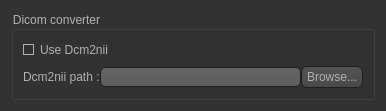
<?xml version="1.0" encoding="UTF-8"?>
<ui version="4.0">
 <class>QtDcmDcm2niiSettingsWidget</class>
 <widget class="QWidget" name="QtDcmDcm2niiSettingsWidget">
  <property name="geometry">
   <rect>
    <x>0</x>
    <y>0</y>
    <width>386</width>
    <height>111</height>
   </rect>
  </property>
  <property name="minimumSize">
   <size>
    <width>0</width>
    <height>111</height>
   </size>
  </property>
  <property name="maximumSize">
   <size>
    <width>16777215</width>
    <height>111</height>
   </size>
  </property>
  <property name="windowTitle">
   <string>Form</string>
  </property>
  <property name="styleSheet">
   <string notr="true">* {
	font: 10pt &quot;Lucida Sans&quot;;
}

QToolTip
{
     border: 1px solid black;
     background-color: #ffa02f;
     padding: 1px;
     border-radius: 3px;
     opacity: 100;
}

QWidget
{
    color: #b1b1b1;
    background-color: #323232;
}

QWidget:item:hover
{
    background-color: QLinearGradient( x1: 0, y1: 0, x2: 0, y2: 1, stop: 0 #ffa02f, stop: 1 #ca0619);
    color: #000000;
}

QWidget:item:selected
{
    background-color: QLinearGradient( x1: 0, y1: 0, x2: 0, y2: 1, stop: 0 #ffa02f, stop: 1 #d7801a);
}

QMenuBar::item
{
    background: transparent;
}

QMenuBar::item:selected
{
    background: transparent;
    border: 1px solid #ffaa00;
}

QMenuBar::item:pressed
{
    background: #444;
    border: 1px solid #000;
    background-color: QLinearGradient(
        x1:0, y1:0,
        x2:0, y2:1,
        stop:1 #212121,
        stop:0.4 #343434/*,
        stop:0.2 #343434,
        stop:0.1 #ffaa00*/
    );
    margin-bottom:-1px;
    padding-bottom:1px;
}

QMenu
{
    border: 1px solid #000;
}

QMenu::item
{
    padding: 2px 20px 2px 20px;
}

QMenu::item:selected
{
    color: #000000;
}

QWidget:disabled
{
    color: #404040;
    background-color: #323232;
}

QAbstractItemView
{
    background-color: QLinearGradient( x1: 0, y1: 0, x2: 0, y2: 1, stop: 0 #4d4d4d, stop: 0.1 #646464, stop: 1 #5d5d5d);
}

QWidget:focus
{
    /*border: 2px solid QLinearGradient( x1: 0, y1: 0, x2: 0, y2: 1, stop: 0 #ffa02f, stop: 1 #d7801a);*/
}

QLineEdit
{
    background-color: QLinearGradient( x1: 0, y1: 0, x2: 0, y2: 1, stop: 0 #4d4d4d, stop: 0 #646464, stop: 1 #5d5d5d);
    padding: 1px;
    border-style: solid;
    border: 1px solid #1e1e1e;
    border-radius: 5;
}

QPushButton
{
    color: #b1b1b1;
    background-color: QLinearGradient( x1: 0, y1: 0, x2: 0, y2: 1, stop: 0 #565656, stop: 0.1 #525252, stop: 0.5 #4e4e4e, stop: 0.9 #4a4a4a, stop: 1 #464646);
    border-width: 1px;
    border-color: #1e1e1e;
    border-style: solid;
    border-radius: 6;
    padding: 3px;
    font-size: 12px;
    padding-left: 5px;
    padding-right: 5px;
}

QPushButton:pressed
{
    background-color: QLinearGradient( x1: 0, y1: 0, x2: 0, y2: 1, stop: 0 #2d2d2d, stop: 0.1 #2b2b2b, stop: 0.5 #292929, stop: 0.9 #282828, stop: 1 #252525);
}

QComboBox
{
    selection-background-color: #ffaa00;
    background-color: QLinearGradient( x1: 0, y1: 0, x2: 0, y2: 1, stop: 0 #565656, stop: 0.1 #525252, stop: 0.5 #4e4e4e, stop: 0.9 #4a4a4a, stop: 1 #464646);
    border-style: solid;
    border: 1px solid #1e1e1e;
    border-radius: 5;
}

QComboBox:hover,QPushButton:hover
{
    border: 2px solid QLinearGradient( x1: 0, y1: 0, x2: 0, y2: 1, stop: 0 #ffa02f, stop: 1 #d7801a);
}


QComboBox:on
{
    padding-top: 3px;
    padding-left: 4px;
    background-color: QLinearGradient( x1: 0, y1: 0, x2: 0, y2: 1, stop: 0 #2d2d2d, stop: 0.1 #2b2b2b, stop: 0.5 #292929, stop: 0.9 #282828, stop: 1 #252525);
    selection-background-color: #ffaa00;
}

QComboBox QAbstractItemView
{
    border: 2px solid darkgray;
    selection-background-color: QLinearGradient( x1: 0, y1: 0, x2: 0, y2: 1, stop: 0 #ffa02f, stop: 1 #d7801a);
}

QComboBox::drop-down
{
     subcontrol-origin: padding;
     subcontrol-position: top right;
     width: 15px;

     border-left-width: 0px;
     border-left-color: darkgray;
     border-left-style: solid; /* just a single line */
     border-top-right-radius: 3px; /* same radius as the QComboBox */
     border-bottom-right-radius: 3px;
 }

QComboBox::down-arrow
{
     image: url(:/down_arrow.png);
}

QGroupBox:focus
{
border: 2px solid QLinearGradient( x1: 0, y1: 0, x2: 0, y2: 1, stop: 0 #ffa02f, stop: 1 #d7801a);
}

QTextEdit:focus
{
    border: 2px solid QLinearGradient( x1: 0, y1: 0, x2: 0, y2: 1, stop: 0 #ffa02f, stop: 1 #d7801a);
}

QScrollBar:horizontal {
     border: 1px solid #222222;
     background: QLinearGradient( x1: 0, y1: 0, x2: 0, y2: 1, stop: 0.0 #121212, stop: 0.2 #282828, stop: 1 #484848);
     height: 7px;
     margin: 0px 16px 0 16px;
}

QScrollBar::handle:horizontal
{
      background: QLinearGradient( x1: 0, y1: 0, x2: 1, y2: 0, stop: 0 #ffa02f, stop: 0.5 #d7801a, stop: 1 #ffa02f);
      min-height: 20px;
      border-radius: 2px;
}

QScrollBar::add-line:horizontal {
      border: 1px solid #1b1b19;
      border-radius: 2px;
      background: QLinearGradient( x1: 0, y1: 0, x2: 1, y2: 0, stop: 0 #ffa02f, stop: 1 #d7801a);
      width: 14px;
      subcontrol-position: right;
      subcontrol-origin: margin;
}

QScrollBar::sub-line:horizontal {
      border: 1px solid #1b1b19;
      border-radius: 2px;
      background: QLinearGradient( x1: 0, y1: 0, x2: 1, y2: 0, stop: 0 #ffa02f, stop: 1 #d7801a);
      width: 14px;
     subcontrol-position: left;
     subcontrol-origin: margin;
}

QScrollBar::right-arrow:horizontal, QScrollBar::left-arrow:horizontal
{
      border: 1px solid black;
      width: 1px;
      height: 1px;
      background: white;
}

QScrollBar::add-page:horizontal, QScrollBar::sub-page:horizontal
{
      background: none;
}

QScrollBar:vertical
{
      background: QLinearGradient( x1: 0, y1: 0, x2: 1, y2: 0, stop: 0.0 #121212, stop: 0.2 #282828, stop: 1 #484848);
      width: 7px;
      margin: 16px 0 16px 0;
      border: 1px solid #222222;
}

QScrollBar::handle:vertical
{
      background: QLinearGradient( x1: 0, y1: 0, x2: 0, y2: 1, stop: 0 #ffa02f, stop: 0.5 #d7801a, stop: 1 #ffa02f);
      min-height: 20px;
      border-radius: 2px;
}

QScrollBar::add-line:vertical
{
      border: 1px solid #1b1b19;
      border-radius: 2px;
      background: QLinearGradient( x1: 0, y1: 0, x2: 0, y2: 1, stop: 0 #ffa02f, stop: 1 #d7801a);
      height: 14px;
      subcontrol-position: bottom;
      subcontrol-origin: margin;
}

QScrollBar::sub-line:vertical
{
      border: 1px solid #1b1b19;
      border-radius: 2px;
      background: QLinearGradient( x1: 0, y1: 0, x2: 0, y2: 1, stop: 0 #d7801a, stop: 1 #ffa02f);
      height: 14px;
      subcontrol-position: top;
      subcontrol-origin: margin;
}

QScrollBar::up-arrow:vertical, QScrollBar::down-arrow:vertical
{
      border: 1px solid black;
      width: 1px;
      height: 1px;
      background: white;
}


QScrollBar::add-page:vertical, QScrollBar::sub-page:vertical
{
      background: none;
}

QTextEdit
{
    background-color: #242424;
}

QPlainTextEdit
{
    background-color: #242424;
}

QHeaderView::section
{
    background-color: QLinearGradient(x1:0, y1:0, x2:0, y2:1, stop:0 #616161, stop: 0.5 #505050, stop: 0.6 #434343, stop:1 #656565);
    color: white;
    padding-left: 4px;
    border: 1px solid #6c6c6c;
}

QCheckBox:disabled
{
color: #414141;
}

QDockWidget::title
{
    text-align: center;
    spacing: 3px; /* spacing between items in the tool bar */
    background-color: QLinearGradient(x1:0, y1:0, x2:0, y2:1, stop:0 #323232, stop: 0.5 #242424, stop:1 #323232);
}

QDockWidget::close-button, QDockWidget::float-button
{
    text-align: center;
    spacing: 1px; /* spacing between items in the tool bar */
    background-color: QLinearGradient(x1:0, y1:0, x2:0, y2:1, stop:0 #323232, stop: 0.5 #242424, stop:1 #323232);
}

QDockWidget::close-button:hover, QDockWidget::float-button:hover
{
    background: #242424;
}

QDockWidget::close-button:pressed, QDockWidget::float-button:pressed
{
    padding: 1px -1px -1px 1px;
}

QMainWindow::separator
{
    background-color: QLinearGradient(x1:0, y1:0, x2:0, y2:1, stop:0 #161616, stop: 0.5 #151515, stop: 0.6 #212121, stop:1 #343434);
    color: white;
    padding-left: 4px;
    border: 1px solid #4c4c4c;
    spacing: 3px; /* spacing between items in the tool bar */
}

QMainWindow::separator:hover
{

    background-color: QLinearGradient(x1:0, y1:0, x2:0, y2:1, stop:0 #d7801a, stop:0.5 #b56c17 stop:1 #ffa02f);
    color: white;
    padding-left: 4px;
    border: 1px solid #6c6c6c;
    spacing: 3px; /* spacing between items in the tool bar */
}

QToolBar::handle
{
     spacing: 3px; /* spacing between items in the tool bar */
     background: url(:/images/handle.png);
}

QMenu::separator
{
    height: 2px;
    background-color: QLinearGradient(x1:0, y1:0, x2:0, y2:1, stop:0 #161616, stop: 0.5 #151515, stop: 0.6 #212121, stop:1 #343434);
    color: white;
    padding-left: 4px;
    margin-left: 10px;
    margin-right: 5px;
}

QProgressBar
{
    border: 2px solid grey;
    border-radius: 5px;
    text-align: center;
}

QProgressBar::chunk
{
    background-color: #d7801a;
    width: 2.15px;
    margin: 0.5px;
}

QTabBar::tab {
    color: #b1b1b1;
    border: 1px solid #444;
    border-bottom-style: none;
    background-color: #323232;
    padding-left: 10px;
    padding-right: 10px;
    padding-top: 3px;
    padding-bottom: 2px;
    margin-right: -1px;
}

QTabWidget::pane {
    border: 1px solid #444;
    top: 1px;
}

QTabBar::tab:last
{
    margin-right: 0; /* the last selected tab has nothing to overlap with on the right */
    border-top-right-radius: 3px;
}

QTabBar::tab:first:!selected
{
 margin-left: 0px; /* the last selected tab has nothing to overlap with on the right */


    border-top-left-radius: 3px;
}

QTabBar::tab:!selected
{
    color: #b1b1b1;
    border-bottom-style: solid;
    margin-top: 3px;
    background-color: QLinearGradient(x1:0, y1:0, x2:0, y2:1, stop:1 #212121, stop:.4 #343434);
}

QTabBar::tab:selected
{
    border-top-left-radius: 3px;
    border-top-right-radius: 3px;
    margin-bottom: 0px;
}

QTabBar::tab:!selected:hover
{
    /*border-top: 2px solid #ffaa00;
    padding-bottom: 3px;*/
    border-top-left-radius: 3px;
    border-top-right-radius: 3px;
    background-color: QLinearGradient(x1:0, y1:0, x2:0, y2:1, stop:1 #212121, stop:0.4 #343434, stop:0.2 #343434, stop:0.1 #ffaa00);
}

QRadioButton::indicator:checked, QRadioButton::indicator:unchecked{
    color: #b1b1b1;
    background-color: #323232;
    border: 1px solid #b1b1b1;
    border-radius: 6px;
}

QRadioButton::indicator:checked
{
    background-color: qradialgradient(
        cx: 0.5, cy: 0.5,
        fx: 0.5, fy: 0.5,
        radius: 1.0,
        stop: 0.25 #ffaa00,
        stop: 0.3 #323232
    );
}

QCheckBox::indicator{
    color: #b1b1b1;
    background-color: #323232;
    border: 1px solid #b1b1b1;
    width: 9px;
    height: 9px;
}

QRadioButton::indicator
{
    border-radius: 6px;
}

QRadioButton::indicator:hover, QCheckBox::indicator:hover
{
    border: 1px solid #ffaa00;
}

QCheckBox::indicator:checked
{
    image:url(:/images/checkbox.png);
}

QCheckBox::indicator:disabled, QRadioButton::indicator:disabled
{
    border: 1px solid #444;
}</string>
  </property>
  <layout class="QGridLayout" name="gridLayout_2">
   <item row="0" column="0">
    <widget class="QGroupBox" name="groupBox">
     <property name="title">
      <string>Dicom converter</string>
     </property>
     <layout class="QGridLayout" name="gridLayout_3">
      <item row="0" column="0">
       <layout class="QHBoxLayout" name="horizontalLayout">
        <item>
         <widget class="QCheckBox" name="dcm2niiCheckBox">
          <property name="text">
           <string>Use Dcm2nii</string>
          </property>
          <property name="checked">
           <bool>true</bool>
          </property>
         </widget>
        </item>
        <item>
         <spacer name="horizontalSpacer">
          <property name="orientation">
           <enum>Qt::Horizontal</enum>
          </property>
          <property name="sizeHint" stdset="0">
           <size>
            <width>40</width>
            <height>20</height>
           </size>
          </property>
         </spacer>
        </item>
       </layout>
      </item>
      <item row="1" column="0" colspan="2">
       <widget class="QFrame" name="dcm2niiPathFrame">
        <property name="frameShape">
         <enum>QFrame::NoFrame</enum>
        </property>
        <property name="frameShadow">
         <enum>QFrame::Plain</enum>
        </property>
        <layout class="QGridLayout" name="gridLayout">
         <property name="leftMargin">
          <number>0</number>
         </property>
         <property name="topMargin">
          <number>0</number>
         </property>
         <property name="rightMargin">
          <number>0</number>
         </property>
         <property name="bottomMargin">
          <number>0</number>
         </property>
         <property name="spacing">
          <number>0</number>
         </property>
         <item row="0" column="0">
          <layout class="QHBoxLayout" name="horizontalLayout_2">
           <item>
            <widget class="QLabel" name="label">
             <property name="text">
              <string>Dcm2nii path :</string>
             </property>
            </widget>
           </item>
           <item>
            <widget class="QLineEdit" name="dcm2niiLineEdit">
             <property name="readOnly">
              <bool>true</bool>
             </property>
            </widget>
           </item>
           <item>
            <widget class="QPushButton" name="browseDcm2niiButton">
             <property name="text">
              <string>Browse...</string>
             </property>
            </widget>
           </item>
          </layout>
         </item>
        </layout>
       </widget>
      </item>
     </layout>
    </widget>
   </item>
  </layout>
 </widget>
 <resources/>
 <connections/>
</ui>
